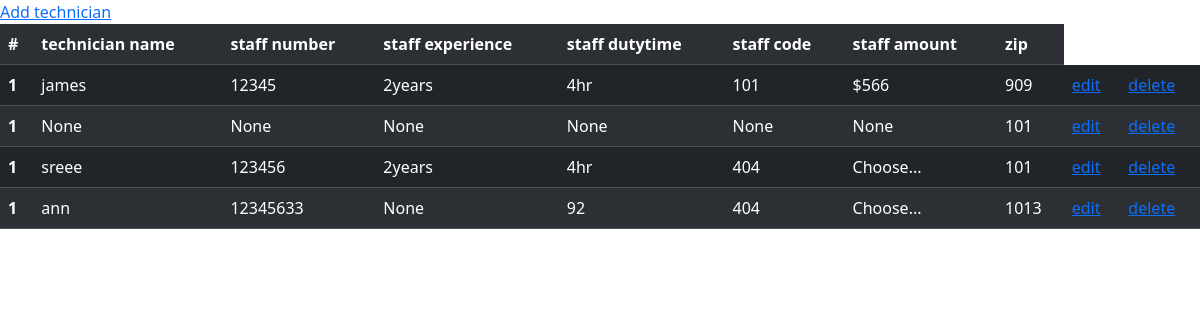
Screenshot of /tech_view/ with the database file from the repository.
### m5/models.py (models this page shows)
class tbltechnician(models.Model):
    technicianname=models.CharField(max_length=10,null=True)
    staffnumber=models.IntegerField(null=True)
    staffexperience=models.CharField(max_length=10,null=True)
    staffdutytime=models.CharField(max_length=10,null=True)
    staffcode=models.CharField(max_length=10,null=True)
    staffamount=models.CharField(max_length=10,null=True)
    zip=models.IntegerField(null=True)

### m5/views.py (the view)
# urls.py: path("tech_view/",views.tech_view),
def tech_view(request):
    a = tbltechnician.objects.all()
    return render(request,"tech_view.html",{'a':a})

### template/tech_view.html (shortened to what this page needs)
<!DOCTYPE html>
<html lang="en">
<head>
        <link rel="stylesheet" href="https://cdn.jsdelivr.net/npm/bootstrap@5.3.2/dist/css/bootstrap.min.css">
  <a href="/add_tech"> Add technician</a>
</head>
<body>
<table class="table table-striped table-dark">
    <tr>
      <th scope="col">#</th>
      <th scope="col">technician name</th>
      <th scope="col">staff number</th>
      <th scope="col">staff experience</th>
      <th scope="col">staff dutytime</th>
      <th scope="col">staff code</th>
      <th scope="col">staff amount</th>
      <th scope="col">zip</th>
    </tr>
      {%for g in a%}
    <tr>
      <th scope="row">1</th>
        <td>{{g.technicianname}}</td>
        <td>{{g.staffnumber}}</td>
        <td>{{g.staffexperience}}</td>
        <td>{{g.staffdutytime}}</td>
        <td>{{g.staffcode}}</td>
        <td>{{g.staffamount}}</td>
        <td>{{g.zip}}</td>
         <td><a href="/edittech/{{g.id}}">edit</a></td>
        <td><a href="/deletetech/{{g.id}}">delete</a></td>
    </tr>
    {%endfor%}
</table>
</body>
</html>

### rows the page displays
tbltechnician: technicianname "james", staffnumber "12345", staffexperience "2years", staffdutytime "4hr", staffcode "101", staffamount "$566", zip "909"
tbltechnician: technicianname "None", staffnumber "None", staffexperience "None", staffdutytime "None", staffcode "None", staffamount "None", zip "101"
tbltechnician: technicianname "sreee", staffnumber "123456", staffexperience "2years", staffdutytime "4hr", staffcode "404", staffamount "Choose...", zip "101"
tbltechnician: technicianname "ann", staffnumber "12345633", staffexperience "None", staffdutytime "92", staffcode "404", staffamount "Choose...", zip "1013"
